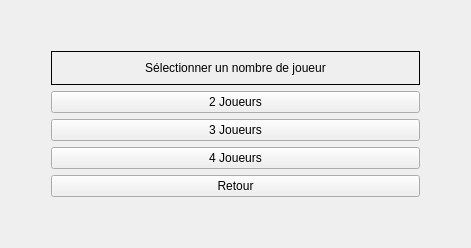
      <widget class="QWidget" name="wdgChoixNbJoueur">
       <layout class="QGridLayout" name="gridLayout_5">
        <item row="0" column="0">
         <layout class="QVBoxLayout" name="verticalLayout_13">
          <item>
           <spacer name="verticalSpacer_8">
            <property name="orientation">
             <enum>Qt::Vertical</enum>
            </property>
            <property name="sizeHint" stdset="0">
             <size>
              <width>20</width>
              <height>40</height>
             </size>
            </property>
           </spacer>
          </item>
          <item>
           <layout class="QHBoxLayout" name="horizontalLayout_11">
            <item>
             <spacer name="horizontalSpacer_19">
              <property name="orientation">
               <enum>Qt::Horizontal</enum>
              </property>
              <property name="sizeHint" stdset="0">
               <size>
                <width>40</width>
                <height>20</height>
               </size>
              </property>
             </spacer>
            </item>
            <item>
             <layout class="QVBoxLayout" name="vrlChoixNbJoueur">
              <item>
               <widget class="QLabel" name="lblChoixNbJoueur">
                <property name="minimumSize">
                 <size>
                  <width>369</width>
                  <height>34</height>
                 </size>
                </property>
                <property name="maximumSize">
                 <size>
                  <width>369</width>
                  <height>34</height>
                 </size>
                </property>
                <property name="frameShape">
                 <enum>QFrame::Box</enum>
                </property>
                <property name="text">
                 <string>Sélectionner un nombre de joueur</string>
                </property>
                <property name="alignment">
                 <set>Qt::AlignCenter</set>
                </property>
               </widget>
              </item>
              <item>
               <widget class="QPushButton" name="btn2Joueur">
                <property name="text">
                 <string>2 Joueurs</string>
                </property>
               </widget>
              </item>
              <item>
               <widget class="QPushButton" name="btn3Joueur">
                <property name="text">
                 <string>3 Joueurs</string>
                </property>
               </widget>
              </item>
              <item>
               <widget class="QPushButton" name="btn4Joueur">
                <property name="text">
                 <string>4 Joueurs</string>
                </property>
                <property name="autoDefault">
                 <bool>false</bool>
                </property>
                <property name="default">
                 <bool>false</bool>
                </property>
                <property name="flat">
                 <bool>false</bool>
                </property>
               </widget>
              </item>
              <item>
               <widget class="QPushButton" name="btnRetourModeJeu">
                <property name="text">
                 <string>Retour</string>
                </property>
               </widget>
              </item>
             </layout>
            </item>
            <item>
             <spacer name="horizontalSpacer_20">
              <property name="orientation">
               <enum>Qt::Horizontal</enum>
              </property>
              <property name="sizeHint" stdset="0">
               <size>
                <width>40</width>
                <height>20</height>
               </size>
              </property>
             </spacer>
            </item>
           </layout>
          </item>
          <item>
           <spacer name="verticalSpacer_9">
            <property name="orientation">
             <enum>Qt::Vertical</enum>
            </property>
            <property name="sizeHint" stdset="0">
             <size>
              <width>20</width>
              <height>40</height>
             </size>
            </property>
           </spacer>
          </item>
         </layout>
        </item>
       </layout>
      </widget>
